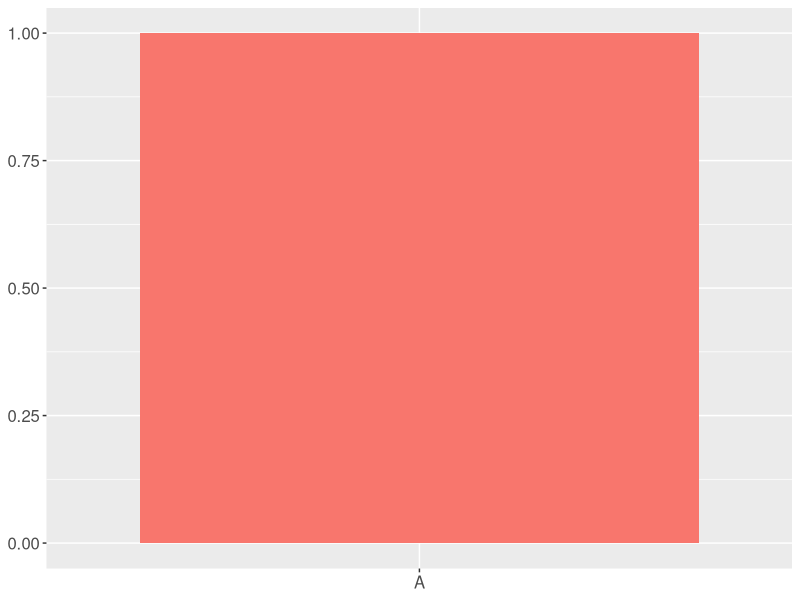
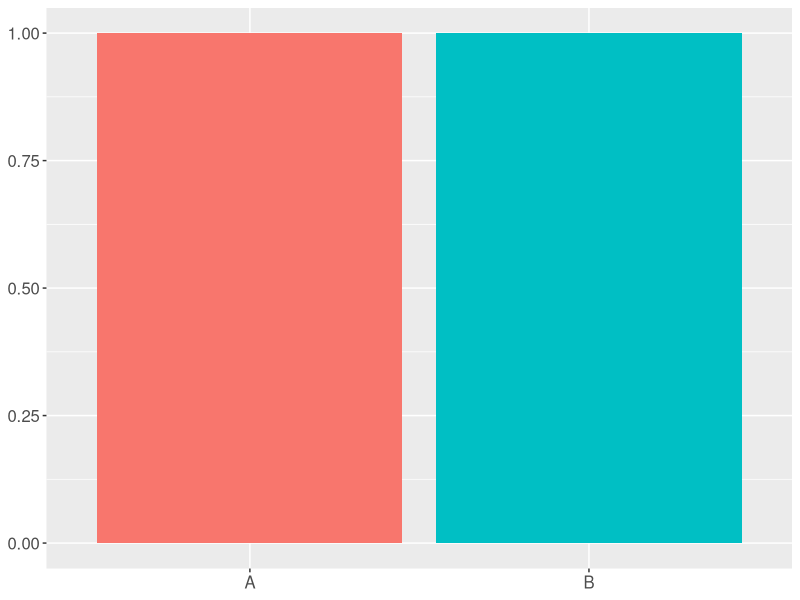
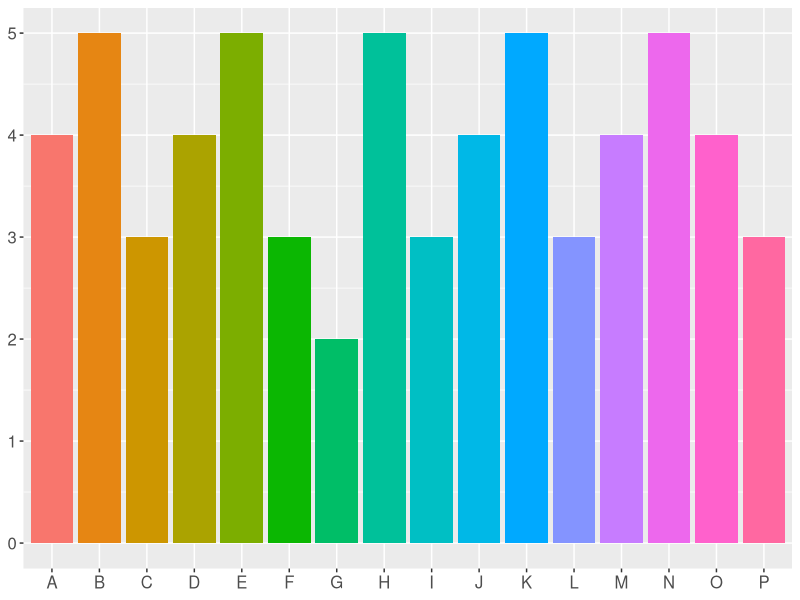

Write R code to recreate these figures, in order.
## ---- chunk 1
library(tidyverse)
library(magrittr)
library(readxl)
library(ggplot2)
## ---- chunk 2
bar_data <- tibble(item=c("A"), count=c(1))
bar_data$item <- factor(bar_data$item,levels = c("A"))
a <- ggplot(bar_data, aes(x=item, y=count, fill=item)) +
  geom_bar(stat="identity") +
  theme(axis.title.x = element_blank(),
        axis.text.x = element_text(size=12),
        axis.title.y = element_blank(),
        axis.text.y = element_text(size=12),
        legend.position = "none")
ggsave(a, filename="ggplotStandard1.png", width=5, height=3)
## ---- chunk 3
bar_data <- tibble(item=c("A", "B"), count=c(1,1))
bar_data$item <- factor(bar_data$item,levels = c("A", "B"))
a <- ggplot(bar_data, aes(x=item, y=count, fill=item)) +
  geom_bar(stat="identity") +
  theme(axis.title.x = element_blank(),
        axis.text.x = element_text(size=12),
        axis.title.y = element_blank(),
        axis.text.y = element_text(size=12),
        legend.position = "none")
ggsave(a, filename="ggplotStandard2.png", width=5, height=3)
## ---- chunk 4
bar_data <- tibble(item=c("A", "B", "C", "D", "E", "F", "G", "H", "I", "J", "K", "L", "M", "N", "O", "P"), count=c(4,5,3,4,5,3,2,5,3,4,5,3,4,5,4,3))
bar_data$item <- factor(bar_data$item,levels = c("A", "B", "C", "D", "E", "F", "G", "H", "I", "J", "K", "L", "M", "N", "O", "P"))
a <- ggplot(bar_data, aes(x=item, y=count, fill=item)) +
  geom_bar(stat="identity") +
  theme(axis.title.x = element_blank(),
        axis.text.x = element_text(size=12),
        axis.title.y = element_blank(),
        axis.text.y = element_text(size=12),
        legend.position = "none")
ggsave(a, filename="ggplotStandard10.png", width=5, height=3)
